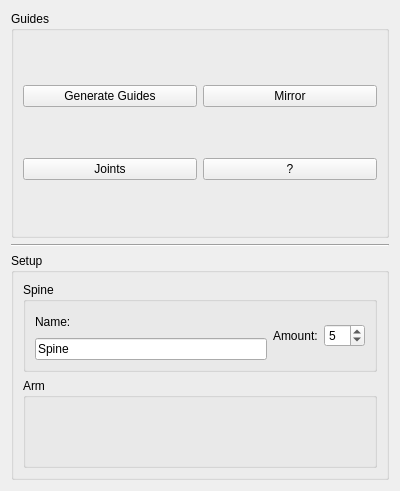
<?xml version="1.0" encoding="UTF-8"?>
<ui version="4.0">
 <class>Form</class>
 <widget class="QWidget" name="Form">
  <property name="geometry">
   <rect>
    <x>0</x>
    <y>0</y>
    <width>400</width>
    <height>491</height>
   </rect>
  </property>
  <property name="windowTitle">
   <string>Form</string>
  </property>
  <layout class="QVBoxLayout" name="verticalLayout_2">
   <item>
    <layout class="QVBoxLayout" name="verticalLayout">
     <item>
      <widget class="QGroupBox" name="groupBox">
       <property name="title">
        <string>Guides</string>
       </property>
       <layout class="QVBoxLayout" name="verticalLayout_4">
        <item>
         <layout class="QHBoxLayout" name="horizontalLayout_2">
          <item>
           <widget class="QPushButton" name="pushButton_2">
            <property name="text">
             <string>Generate Guides</string>
            </property>
           </widget>
          </item>
          <item>
           <widget class="QPushButton" name="pushButton">
            <property name="text">
             <string>Mirror</string>
            </property>
           </widget>
          </item>
         </layout>
        </item>
        <item>
         <layout class="QHBoxLayout" name="horizontalLayout_3">
          <item>
           <widget class="QPushButton" name="pushButton_3">
            <property name="text">
             <string>Joints</string>
            </property>
           </widget>
          </item>
          <item>
           <widget class="QPushButton" name="pushButton_4">
            <property name="text">
             <string>?</string>
            </property>
           </widget>
          </item>
         </layout>
        </item>
       </layout>
      </widget>
     </item>
    </layout>
   </item>
   <item>
    <widget class="Line" name="line">
     <property name="orientation">
      <enum>Qt::Horizontal</enum>
     </property>
    </widget>
   </item>
   <item>
    <layout class="QVBoxLayout" name="verticalLayout_5">
     <item>
      <widget class="QGroupBox" name="groupBox_2">
       <property name="title">
        <string>Setup</string>
       </property>
       <layout class="QVBoxLayout" name="verticalLayout_6">
        <item>
         <layout class="QHBoxLayout" name="horizontalLayout_4">
          <item>
           <widget class="QGroupBox" name="groupBox_3">
            <property name="title">
             <string>Spine</string>
            </property>
            <layout class="QHBoxLayout" name="horizontalLayout_6">
             <item>
              <layout class="QHBoxLayout" name="horizontalLayout_5">
               <item>
                <layout class="QVBoxLayout" name="verticalLayout_7">
                 <item>
                  <widget class="QLabel" name="label">
                   <property name="text">
                    <string>Name:</string>
                   </property>
                  </widget>
                 </item>
                 <item>
                  <widget class="QLineEdit" name="lineEdit">
                   <property name="text">
                    <string>Spine</string>
                   </property>
                  </widget>
                 </item>
                </layout>
               </item>
               <item>
                <widget class="QLabel" name="label_2">
                 <property name="text">
                  <string>Amount:</string>
                 </property>
                </widget>
               </item>
               <item>
                <widget class="QSpinBox" name="spinBox">
                 <property name="value">
                  <number>5</number>
                 </property>
                </widget>
               </item>
               <item>
                <layout class="QVBoxLayout" name="verticalLayout_11"/>
               </item>
              </layout>
             </item>
            </layout>
           </widget>
          </item>
         </layout>
        </item>
        <item>
         <layout class="QVBoxLayout" name="verticalLayout_12">
          <item>
           <widget class="QGroupBox" name="groupBox_4">
            <property name="title">
             <string>Arm</string>
            </property>
            <layout class="QHBoxLayout" name="horizontalLayout_9">
             <item>
              <layout class="QVBoxLayout" name="verticalLayout_13"/>
             </item>
            </layout>
           </widget>
          </item>
         </layout>
        </item>
       </layout>
      </widget>
     </item>
    </layout>
   </item>
  </layout>
 </widget>
 <resources/>
 <connections/>
</ui>
